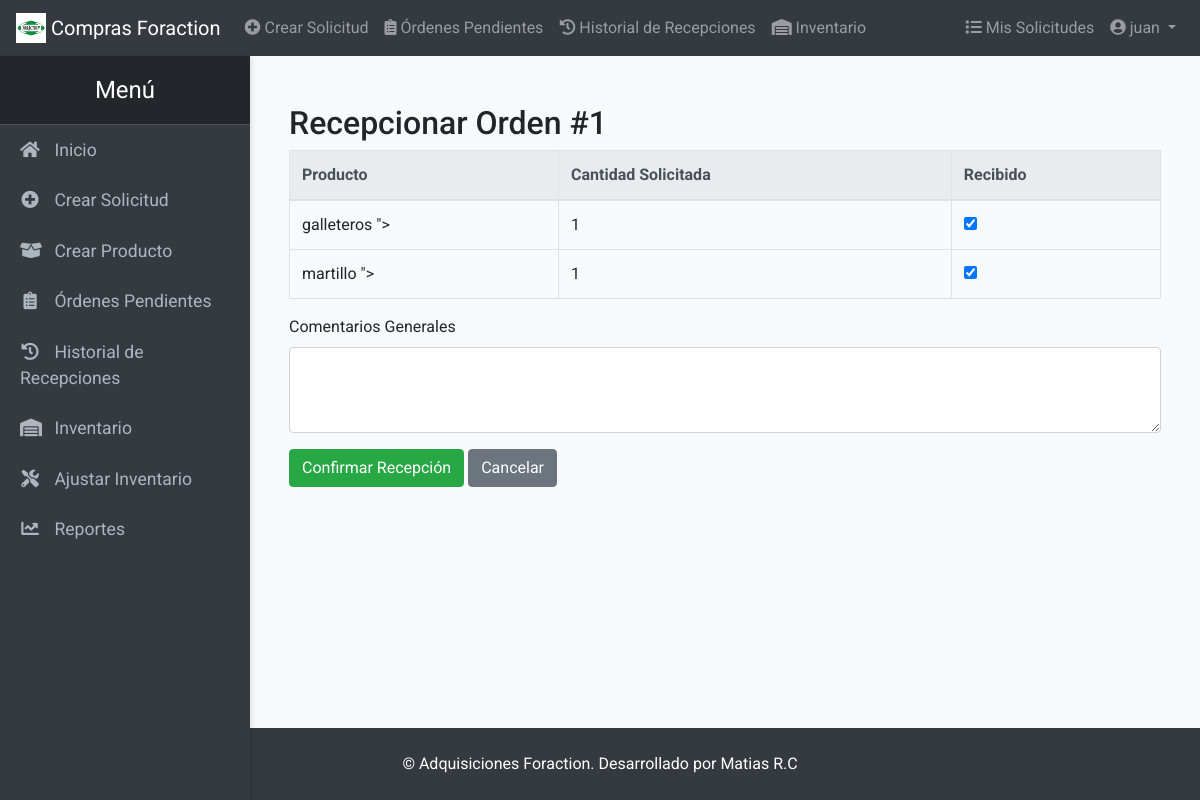
/recepcionar_solicitud/1 (signed in), run on the app's committed database.
### models.py (models this page shows, shortened)
class Usuario(db.Model, UserMixin):
    __tablename__ = 'usuarios'
    id = db.Column(db.Integer, primary_key=True)
    nombre_usuario = db.Column(db.String(150), unique=True, nullable=False)
    correo = db.Column(db.String(150), unique=True, nullable=False)
    contraseña_hash = db.Column(db.String(128), nullable=False)
    rol = db.Column(db.String(50), nullable=False)  # Roles: usuario, revisor, supervisor, admin, bodeguero
    proveedores = db.relationship('Proveedor', back_populates='creador', cascade='all, delete-orphan')
    solicitudes = db.relationship('Solicitud', back_populates='solicitante', cascade='all, delete-orphan')
    aprobaciones = db.relationship('Aprobacion', back_populates='revisador', cascade='all, delete-orphan')
    ordenes_compra_recibidas = db.relationship('OrdenCompra', back_populates='usuario_recepcion', foreign_keys='OrdenCompra.recibido_por')
    recepciones = db.relationship('Recepcion', back_populates='usuario', lazy=True)  # Relación con Recepcion

class Solicitud(db.Model):
    __tablename__ = 'solicitudes'
    id = db.Column(db.Integer, primary_key=True)
    solicitante_id = db.Column(db.Integer, db.ForeignKey('usuarios.id'), nullable=False)
    centro_costo_id = db.Column(db.Integer, db.ForeignKey('centros_costo.id'), nullable=False)
    fecha = db.Column(db.DateTime, default=datetime.utcnow)
    tiempo_estimado = db.Column(db.Integer, nullable=True)  # Tiempo en días
    estado = db.Column(db.String(20), nullable=False, default='Pendiente')  # Estados: Pendiente, Aprobada, Rechazada, Recepcionado, Completada
    gasto_total = db.Column(db.Float, nullable=False, default=0.0)  # Añadido
    proveedor_seleccionado_id = db.Column(db.Integer, db.ForeignKey('proveedores.id'), nullable=True)
    proveedor_seleccionado = db.relationship('Proveedor', foreign_keys=[proveedor_seleccionado_id])
    fecha_aprobacion = db.Column(db.DateTime, nullable=True)
    solicitante = db.relationship('Usuario', back_populates='solicitudes')
    centro_costo = db.relationship('CentroCosto', back_populates='solicitudes')
    productos_solicitudes = db.relationship('ProductoSolicitud', back_populates='solicitud', cascade='all, delete-orphan')
    productos_proveedores = db.relationship('ProductoProveedor', back_populates='solicitud', cascade='all, delete-orphan')
    aprobaciones = db.relationship('Aprobacion', back_populates='solicitud', cascade='all, delete-orphan')
    ordenes_compra = db.relationship('OrdenCompra', back_populates='solicitud', cascade="all, delete-orphan")
    recepciones = db.relationship('Recepcion', back_populates='solicitud', cascade="all, delete-orphan")

class Producto(db.Model):
    __tablename__ = 'productos'
    id = db.Column(db.Integer, primary_key=True)
    nombre = db.Column(db.String(150), nullable=False, unique=True, index=True)
    descripcion = db.Column(db.Text, nullable=True)
    especificaciones = db.Column(db.Text, nullable=True)
    cantidad = db.Column(db.Integer, nullable=False, default=1)
    categoria_id = db.Column(db.Integer, db.ForeignKey('categorias.id'), nullable=False)
    inventario = db.relationship('Inventario', backref='producto', uselist=False)
    categoria = db.relationship('Categoria', back_populates='productos')
    productos_solicitudes = db.relationship('ProductoSolicitud', back_populates='producto', cascade='all, delete-orphan')
    productos_proveedores = db.relationship('ProductoProveedor', back_populates='producto', cascade='all, delete-orphan')

class ProductoSolicitud(db.Model):
    __tablename__ = 'productos_solicitudes'
    id = db.Column(db.Integer, primary_key=True)
    solicitud_id = db.Column(db.Integer, db.ForeignKey('solicitudes.id'), nullable=False)
    producto_id = db.Column(db.Integer, db.ForeignKey('productos.id'), nullable=False)
    cantidad = db.Column(db.Integer, nullable=False, default=1)
    cantidad_recibida = db.Column(
        db.Integer,
        nullable=False,
        server_default=text('0')  # Valor por defecto a nivel de base de datos
    )
    solicitud = db.relationship('Solicitud', back_populates='productos_solicitudes')
    producto = db.relationship('Producto', back_populates='productos_solicitudes')

### routes.py (the view, shortened to what this page needs)
@main.route('/recepcionar_solicitud/<int:solicitud_id>', methods=['GET', 'POST'])
@login_required
@roles_required('bodeguero', 'admin')
def recepcionar_solicitud(solicitud_id):
    solicitud = Solicitud.query.get_or_404(solicitud_id)
    orden_compra = OrdenCompra.query.filter_by(solicitud_id=solicitud_id).first()
    if not orden_compra:
        flash('No existe una Orden de Compra asociada a esta Solicitud.', 'warning')
        return redirect(url_for('main.index'))
    form = RecepcionarOrdenForm()
    if request.method == 'GET':
        for producto_solicitud in solicitud.productos_solicitudes:
            producto_form = ProductoRecepcionForm()
            producto_form.producto_id.data = producto_solicitud.producto.id
            form.productos.append_entry(producto_form)
    if request.method == 'POST' and not form.validate_on_submit():
        flash('Por favor, revisa los errores en el formulario.', 'danger')
    return render_template('bodega/recepcionar_orden.html', solicitud=solicitud, form=form)

### forms.py
class RecepcionarOrdenForm(FlaskForm):
    productos = FieldList(FormField(ProductoRecepcionForm))
    comentario_general = TextAreaField('Comentarios Generales', validators=[Optional()])
    submit = SubmitField('Confirmar Recepción')

class ProductoRecepcionForm(FlaskForm):
    producto_id = HiddenField('Producto ID', validators=[DataRequired()])
    recibido = BooleanField('Recibido')

### routes.py (called while the page is built)
@main.app_context_processor
def add_calculation_functions():
    def calcular_precio_total(solicitud, proveedor):
        total = sum(
            pp.precio_ofrecido * pp.cantidad
            for pp in solicitud.productos_proveedores
            if pp.proveedor_id == proveedor.id and pp.precio_ofrecido is not None
        )
        return total
    def calcular_tiempo_entrega(solicitud, proveedor):
        tiempos = [
            pp.tiempo_estimado_envio
            for pp in solicitud.productos_proveedores
            if pp.proveedor_id == proveedor.id and pp.tiempo_estimado_envio is not None
        ]
        return max(tiempos) if tiempos else None
    return dict(
        calcular_precio_total=calcular_precio_total,
        calcular_tiempo_entrega=calcular_tiempo_entrega
    )

### templates/bodega/recepcionar_orden.html (shortened to what this page needs)
{% extends 'base.html' %}
{% block content %}
<div class="container mt-4">
    <h2>Recepcionar Orden #{{ solicitud.id }}</h2>
    <form method="POST" action="{{ url_for('main.recepcionar_solicitud', solicitud_id=solicitud.id) }}">
        <table class="table table-bordered">
            <thead class="thead-light">
                <tr>
                    <th>Producto</th>
                    <th>Cantidad Solicitada</th>
                    <th>Recibido</th>
                </tr>
            </thead>
            <tbody>
                {% for producto_form in form.productos %}
                <tr>
                    <td>
                        {% set producto = solicitud.productos_solicitudes[loop.index0].producto %}
                        {{ producto.nombre }}
                        {{ producto_form.producto_id }}
                    </td>
                    <td>{{ solicitud.productos_solicitudes[loop.index0].cantidad }}</td>
                    <td>{{ producto_form.recibido() }}</td>
                </tr>
                {% endfor %}
            </tbody>
        </table>
        <div class="form-group">
            {{ form.comentario_general.label(class="form-label") }}
            {{ form.comentario_general(class="form-control", rows="3") }}
        </div>
        <button type="submit" class="btn btn-success">Confirmar Recepción</button>
        <a href="{{ url_for('main.ordenes_pendientes') }}" class="btn btn-secondary">Cancelar</a>
    </form>
</div>
{% endblock %}

### templates/base.html (shortened to what this page needs)
<!DOCTYPE html>
<html lang="es">
<head>
    <link href="https://stackpath.bootstrapcdn.com/bootstrap/4.5.2/css/bootstrap.min.css" rel="stylesheet">
    <link href="https://cdnjs.cloudflare.com/ajax/libs/font-awesome/5.15.3/css/all.min.css" rel="stylesheet">
    <link href="{{ url_for('static', filename='css/custom.css') }}" rel="stylesheet">
</head>
<body>
    <div class="d-flex flex-column min-vh-100">
        <nav class="navbar navbar-expand-lg navbar-dark bg-dark">
            <a class="navbar-brand" href="{{ url_for('main.index') }}">
                <img src="{{ url_for('static', filename='logo.png') }}" width="30" height="30" class="d-inline-block align-top" alt="Logo" loading="lazy">
                Compras Foraction
            </a>
            <div class="collapse navbar-collapse" id="navbarNav">
                <ul class="navbar-nav mr-auto">
                    {% if current_user.is_authenticated %}
                        <li class="nav-item">
                            <a class="nav-link" href="{{ url_for('main.crear_solicitud') }}">
                                <i class="fas fa-plus-circle"></i> Crear Solicitud
                            </a>
                        </li>
                        {% if current_user.rol == 'bodeguero' %}
                            <li class="nav-item">
                                <a class="nav-link" href="{{ url_for('main.ordenes_pendientes') }}">
                                    <i class="fas fa-clipboard-list"></i> Órdenes Pendientes
                                </a>
                            </li>
                            <li class="nav-item">
                                <a class="nav-link" href="{{ url_for('main.historial_recepciones') }}">
                                    <i class="fas fa-history"></i> Historial de Recepciones
                                </a>
                            </li>
                            <li class="nav-item">
                                <a class="nav-link" href="{{ url_for('main.inventario') }}">
                                    <i class="fas fa-warehouse"></i> Inventario
                                </a>
                            </li>
                        {% endif %}
                    {% endif %}
                </ul>
                <ul class="navbar-nav ml-auto">
                    {% if current_user.is_authenticated %}
                        <li class="nav-item">
                            <a class="nav-link" href="{{ url_for('main.mis_solicitudes') }}">
                                <i class="fas fa-list"></i> Mis Solicitudes
                            </a>
                        </li>
                        <li class="nav-item dropdown">
                            <a class="nav-link dropdown-toggle" href="#" id="perfilDropdown" role="button" data-toggle="dropdown" aria-haspopup="true" aria-expanded="false">
                                <i class="fas fa-user-circle"></i> {{ current_user.nombre_usuario }}
                            </a>
                        </li>
                    {% endif %}
                </ul>
            </div>
        </nav>
        <div class="d-flex flex-grow-1">
            <nav id="sidebar" class="bg-dark">
                <div class="sidebar-heading">Menú</div>
                <ul class="list-unstyled components">
                    <li>
                        <a href="{{ url_for('main.index') }}"><i class="fas fa-home"></i> Inicio</a>
                    </li>
                    {% if current_user.is_authenticated %}
                        <li>
                            <a href="{{ url_for('main.crear_solicitud') }}"><i class="fas fa-plus-circle"></i> Crear Solicitud</a>
                        </li>
                        {% if current_user.rol in ['solicitante', 'revisor','bodeguero'] %}
                            <li>
                                <a href="{{ url_for('main.crear_producto') }}"><i class="fas fa-box-open"></i> Crear Producto</a>
                            </li>
                        {% endif %}
                        {% if current_user.rol == 'bodeguero' %}
                            <li>
                                <a href="{{ url_for('main.ordenes_pendientes') }}"><i class="fas fa-clipboard-list"></i> Órdenes Pendientes</a>
                            </li>
                            <li>
                                <a href="{{ url_for('main.historial_recepciones') }}"><i class="fas fa-history"></i> Historial de Recepciones</a>
                            </li>
                            <li class="nav-item">
                                <a class="nav-link" href="{{ url_for('main.inventario') }}">
                                    <i class="fas fa-warehouse"></i> Inventario
                                </a>
                            </li>
                            <li class="nav-item">
                                <a class="nav-link" href="{{ url_for('main.ajustar_inventario') }}">
                                    <i class="fas fa-tools"></i> Ajustar Inventario
                                </a>
                            </li>
                            <li class="nav-item">
                                <a class="nav-link" href="{{ url_for('main.reportes_inventario') }}">
                                    <i class="fas fa-chart-line"></i> Reportes
                                </a>
                            </li>
                        {% endif %}
                    {% endif %}
                </ul>
            </nav>
            <main class="flex-grow-1 p-4">
                {% block content %}{% endblock %}
            </main>
        </div>
        <footer class="bg-dark text-white p-4 text-center mt-auto">
            &copy; {{ current_year }} Adquisiciones Foraction. Desarrollado por Matias R.C
        </footer>
    </div>
</body>
</html>

### static/css/custom.css (style rules this page uses)
body { font-family: 'Roboto', sans-serif; background-color: #f8f9fa; }
#sidebar { width: 250px; min-width: 250px; max-width: 250px; height: 100vh; position: fixed; top: 56px; left: 0; background: #343a40; color: #fff; transition: all 0.3s; box-shadow: 2px 0 5px rgba(0,0,0,0.1); overflow-y: auto; z-index: 1000; }
#sidebar .sidebar-heading { padding: 1rem; font-size: 1.5rem; text-align: center; background: #23272b; border-bottom: 1px solid #495057; }
#sidebar .components { padding: 0; margin: 0; list-style: none; }
#sidebar .components li a { padding: 12px 20px; font-size: 1.1rem; display: block; color: #adb5bd; transition: all 0.3s; }
#sidebar .components li a i { margin-right: 10px; width: 20px; text-align: center; }
main { margin-left: 250px; transition: all 0.3s; }
footer { background-color: #343a40; color: white; }

### data on the page
Usuario: nombre_usuario "juan"
Solicitud: id "1"
Producto: nombre "galleteros"
ProductoSolicitud: cantidad "1"
Producto: nombre "martillo"
ProductoSolicitud: cantidad "1"

### other printed values
{{ producto_form.producto_id }} "\">" "\">"
